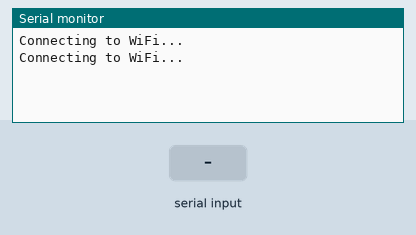
A sketch run on a simulated ESP32. Shown: the last lines printed to the serial monitor. Inputs (shaded band) come from the test bench. WiFi joins after 1.5 s; servers stay silent unless stated.

Above: at 4.2 s.
4.3 s: "1#" received over the second serial link
At 5.1 s:
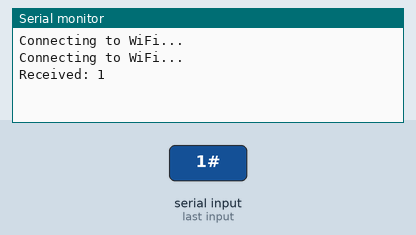
5.8 s: "0#" received over the second serial link
At 6.2 s:
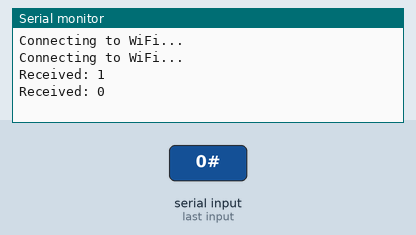
7.3 s: "2#" received over the second serial link
At 8.5 s:
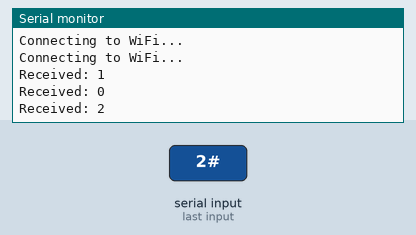

The sketch:

sketch_cgqesp.ino
```cpp
#include <WiFi.h>
#include <SoftwareSerial.h>
SoftwareSerial mySerial(33, 32); // 创建软串口对象
const char* ssid = "MyESP32Hotspot"; // 热点的SSID，需要与热点ESP32一致
const char* password = "12345678"; // 热点的密码，需要与热点ESP32一致
const char* serverIP = "192.168.4.1"; // 热点的IP地址
WiFiClient client;
void setup() {
  Serial.begin(115200);
  delay(1000);
  mySerial.begin(9600);
  WiFi.begin(ssid, password); // 连接到热点
  while (WiFi.status() != WL_CONNECTED) {
    delay(1000);
    Serial.println("Connecting to WiFi...");
  }

}

void loop() {
while (mySerial.available()) {
    String receivedChar = mySerial.readStringUntil('#');
    Serial.print("Received: ");
    Serial.println(receivedChar);
    if (!client.connected()) {
    if (client.connect(serverIP, 80)) { // 连接到热点服务器
      client.println(receivedChar);
      client.stop(); // 断开与热点的连接
    }
  }
  }

}
```

Measured:
- after the input at 4.3 s, the serial monitor: prints a new line at once (image 1)
- after the input at 5.8 s, the serial monitor: prints a new line at once (image 2)
- after the input at 7.3 s, the serial monitor: prints a new line at once (image 3)
